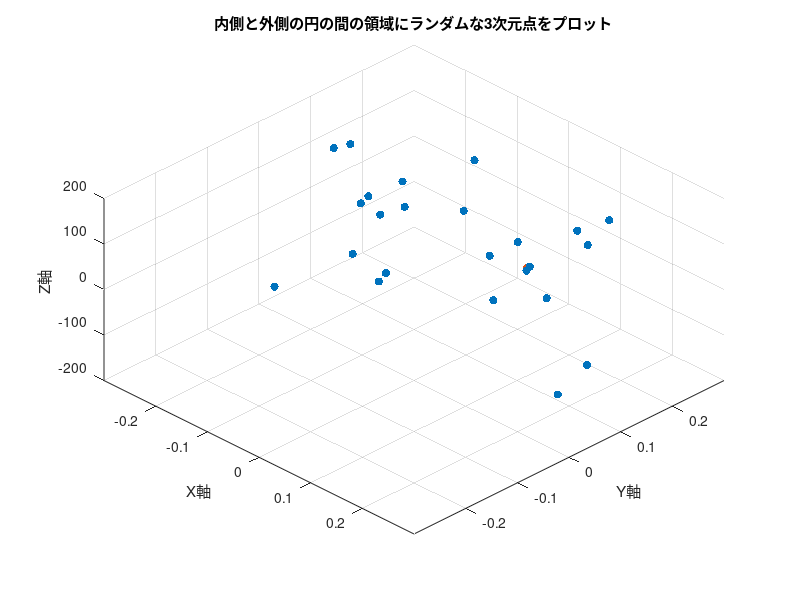

The MATLAB script that drew this image:
% パラメータの設定
r_inner = 0.1; % 内側の円の半径
r_outer = 0.3; % 外側の円の半径
N = 50; % 生成する点の数

% 初期値を設定
initial_point = [0.06739, 0.15095, 0.0];

% 極座標でランダムな点を生成
theta = 2 * pi * rand(N, 1); % ランダムな角度
r = sqrt((r_outer^2 - r_inner^2) * rand(N, 1) + r_inner^2); % 均一分布を保証するランダムな半径

% デカルト座標に変換
x = r .* cos(theta);
y = r .* sin(theta);

% y > 0 の条件を満たす点のみを選択
idx = y > 0;
x = x(idx);
y = y(idx);
z = -180 + 360 * rand(sum(idx), 1);

% 初期値を追加
x = [initial_point(1); x];
y = [initial_point(2); y];
z = [initial_point(3); z];

% 3次元プロット
figure;
scatter3(x(2:end), y(2:end), z(2:end), 'filled'); % ランダムな点をプロット
hold on;
scatter3(x(1), y(1), z(1), 'filled', 'r'); % 初期値を赤色でプロット
xlabel('X軸');
ylabel('Y軸');
zlabel('Z軸');
title('内側と外側の円の間の領域にランダムな3次元点をプロット');
grid on;
%axis equal;
xlim([-r_outer, r_outer]); % x軸の範囲を設定
ylim([-r_outer, r_outer]); % y軸の範囲を設定
%ylim([0, r_outer]); % y軸の範囲を設定

view(45, 50);
hold off;
